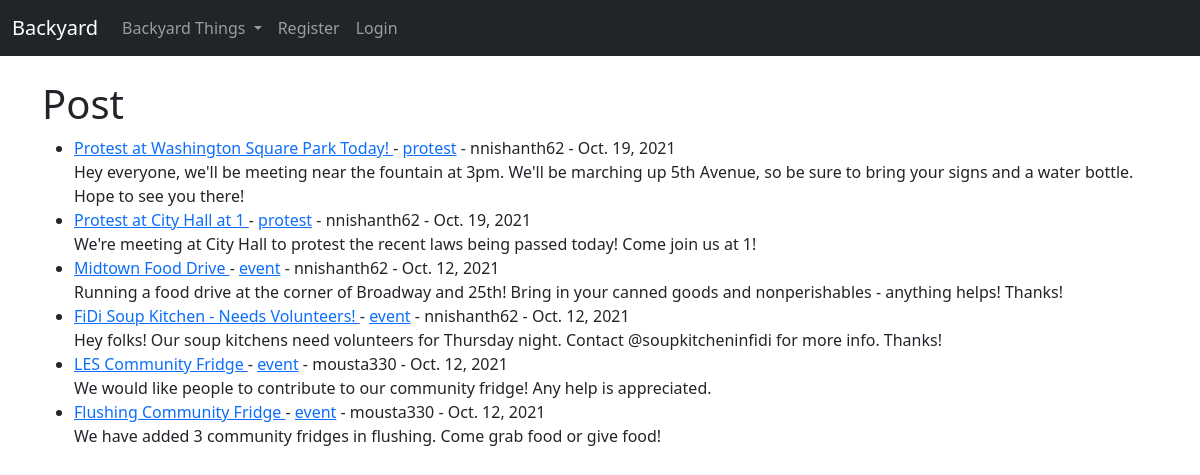
The page / on the database its author committed.
### blog/models.py (models this page shows, shortened)
class Post(models.Model):
    title = models.CharField(max_length=255)
    title_tag = models.CharField(max_length=255)
    author = models.ForeignKey(User, on_delete=models.CASCADE)
    body = models.TextField()
    post_date = models.DateField(auto_now_add=True)
    category = models.CharField(max_length=255, default="event")
    likes = models.ManyToManyField(User, related_name = 'blog_post')

### blog/views.py (the view)
# urls.py: path('', HomeView.as_view(), name="home"),
class HomeView(ListView):
    model = Post
    template_name = 'home.html'
    ordering = ['-post_date']
    def get_context_data(self, *args, **kwargs):
        cat_menu = Category.objects.all()
        context = super(HomeView, self).get_context_data(*args, **kwargs)
        context["cat_menu"] = cat_menu
        return context

### blog/models.py (called while the page is built)
    def __str__(self):
        return self.name

### blog/templates/home.html (shortened to what this page needs)
{% extends 'base.html' %}
{% block content %}
<h1>Post</h1>
<ul>
	{% for post in object_list %}
	<li><a href = "{% url 'post_detail' post.pk %}">
		{{ post.title }}
	</a>
		- <a href="{% url 'category' post.category|slugify %}"> {{post.category}}</a>
		- {{ post.author }}
		- {{post.post_date}}
		<br/>
		{{ post.body }}</li>
	{% endfor %}
</ul>
{% endblock %}

### rows shown on the page
Post: title "Protest at Washington Square Park Today!", category "protest", author "nnishanth62", post_date "Oct. 19, 2021", body "Hey everyone, we'll be meeting near the fountain at 3pm. We'll be marching up 5th Avenue, so be sure to bring your signs and a water bottle. Hope to see you there!"
Post: title "Protest at City Hall at 1", category "protest", author "nnishanth62", post_date "Oct. 19, 2021", body "We're meeting at City Hall to protest the recent laws being passed today! Come join us at 1!"
Post: title "Midtown Food Drive", category "event", author "nnishanth62", post_date "Oct. 12, 2021", body "Running a food drive at the corner of Broadway and 25th! Bring in your canned goods and nonperishables - anything helps! Thanks!"
Post: title "FiDi Soup Kitchen - Needs Volunteers!", category "event", author "nnishanth62", post_date "Oct. 12, 2021", body "Hey folks! Our soup kitchens need volunteers for Thursday night. Contact @soupkitcheninfidi for more info. Thanks!"
Post: title "LES Community Fridge", category "event", author "mousta330", post_date "Oct. 12, 2021", body "We would like people to contribute to our community fridge! Any help is appreciated."
Post: title "Flushing Community Fridge", category "event", author "mousta330", post_date "Oct. 12, 2021", body "We have added 3 community fridges in flushing. Come grab food or give food!"
